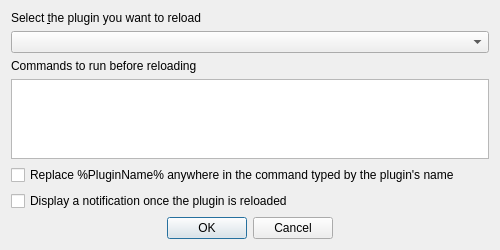
<?xml version="1.0" encoding="UTF-8"?>
<ui version="4.0">
 <author>Borys Jurgiel</author>
 <class>ConfigureReloaderDialogBase</class>
 <widget class="QDialog" name="ConfigureReloaderDialogBase">
  <property name="geometry">
   <rect>
    <x>0</x>
    <y>0</y>
    <width>500</width>
    <height>250</height>
   </rect>
  </property>
  <property name="sizePolicy">
   <sizepolicy hsizetype="Preferred" vsizetype="Preferred">
    <horstretch>0</horstretch>
    <verstretch>0</verstretch>
   </sizepolicy>
  </property>
  <property name="maximumSize">
   <size>
    <width>500</width>
    <height>300</height>
   </size>
  </property>
  <property name="contextMenuPolicy">
   <enum>Qt::DefaultContextMenu</enum>
  </property>
  <property name="windowTitle">
   <string>Configure Plugin reloader</string>
  </property>
  <property name="whatsThis">
   <string/>
  </property>
  <layout class="QVBoxLayout" name="verticalLayout">
   <item>
    <widget class="QLabel" name="label">
     <property name="text">
      <string>Select &amp;the plugin you want to reload</string>
     </property>
     <property name="buddy">
      <cstring>comboPlugin</cstring>
     </property>
    </widget>
   </item>
   <item>
    <widget class="QComboBox" name="comboPlugin">
     <property name="sizePolicy">
      <sizepolicy hsizetype="Expanding" vsizetype="Fixed">
       <horstretch>0</horstretch>
       <verstretch>0</verstretch>
      </sizepolicy>
     </property>
     <property name="minimumSize">
      <size>
       <width>220</width>
       <height>0</height>
      </size>
     </property>
     <property name="focusPolicy">
      <enum>Qt::WheelFocus</enum>
     </property>
    </widget>
   </item>
   <item>
    <widget class="QLabel" name="label_2">
     <property name="text">
      <string>Commands to run before reloading</string>
     </property>
    </widget>
   </item>
   <item>
    <widget class="QPlainTextEdit" name="pteExtraCommands">
     <property name="toolTip">
      <string>&lt;html&gt;&lt;head/&gt;&lt;body&gt;&lt;p&gt;QGIS will try to execute any commands typed here in a shell before reloading the plugin.&lt;/p&gt;
&lt;p&gt;This can be useful, for example, if you need to copy the new source code into the QGIS plugins directory.&lt;/p&gt;&lt;/body&gt;&lt;/html&gt;</string>
     </property>
    </widget>
   </item>
   <item>
    <widget class="QCheckBox" name="cbReplacePluginName">
     <property name="sizePolicy">
      <sizepolicy hsizetype="Expanding" vsizetype="Fixed">
       <horstretch>0</horstretch>
       <verstretch>0</verstretch>
      </sizepolicy>
     </property>
     <property name="toolTip">
      <string>&lt;html&gt;&lt;head/&gt;&lt;body&gt;&lt;p&gt;Will change a command like&lt;/p&gt;&lt;p&gt;&lt;span style=&quot; font-weight:600;&quot;&gt;python makeBackup.py %PluginName%&lt;/span&gt;&lt;/p&gt;&lt;p&gt;to&lt;/p&gt;&lt;p&gt;&lt;span style=&quot; font-weight:600;&quot;&gt;python makeBackup.py plugin_reloader&lt;/span&gt;&lt;/p&gt;&lt;/body&gt;&lt;/html&gt;</string>
     </property>
     <property name="text">
      <string>Replace %PluginName% anywhere in the command typed by the plugin's name</string>
     </property>
    </widget>
   </item>
   <item>
    <widget class="QCheckBox" name="cbNotifications">
     <property name="sizePolicy">
      <sizepolicy hsizetype="Expanding" vsizetype="Fixed">
       <horstretch>0</horstretch>
       <verstretch>0</verstretch>
      </sizepolicy>
     </property>
     <property name="toolTip">
      <string>&lt;html&gt;&lt;head/&gt;&lt;body&gt;&lt;p&gt;Push a notification about the successful reload to the QGIS message bar.&lt;/p&gt;&lt;p&gt;&lt;span style=&quot; font-weight:600;&quot;&gt;Check this&lt;/span&gt;, if you like to be sure you reloaded the right plugin.&lt;/p&gt;&lt;p&gt;&lt;span style=&quot; font-weight:600;&quot;&gt;Uncheck this&lt;/span&gt;, if you hate trivial notifications covering error messages from the plugin.&lt;/p&gt;&lt;/body&gt;&lt;/html&gt;</string>
     </property>
     <property name="text">
      <string>Display a notification once the plugin is reloaded</string>
     </property>
    </widget>
   </item>
   <item>
    <widget class="QDialogButtonBox" name="buttonBox">
     <property name="focusPolicy">
      <enum>Qt::NoFocus</enum>
     </property>
     <property name="standardButtons">
      <set>QDialogButtonBox::Cancel|QDialogButtonBox::Ok</set>
     </property>
     <property name="centerButtons">
      <bool>true</bool>
     </property>
    </widget>
   </item>
  </layout>
 </widget>
 <resources/>
 <connections>
  <connection>
   <sender>buttonBox</sender>
   <signal>accepted()</signal>
   <receiver>ConfigureReloaderDialogBase</receiver>
   <slot>accept()</slot>
   <hints>
    <hint type="sourcelabel">
     <x>117</x>
     <y>192</y>
    </hint>
    <hint type="destinationlabel">
     <x>42</x>
     <y>91</y>
    </hint>
   </hints>
  </connection>
  <connection>
   <sender>buttonBox</sender>
   <signal>rejected()</signal>
   <receiver>ConfigureReloaderDialogBase</receiver>
   <slot>reject()</slot>
   <hints>
    <hint type="sourcelabel">
     <x>253</x>
     <y>192</y>
    </hint>
    <hint type="destinationlabel">
     <x>208</x>
     <y>20</y>
    </hint>
   </hints>
  </connection>
 </connections>
</ui>
